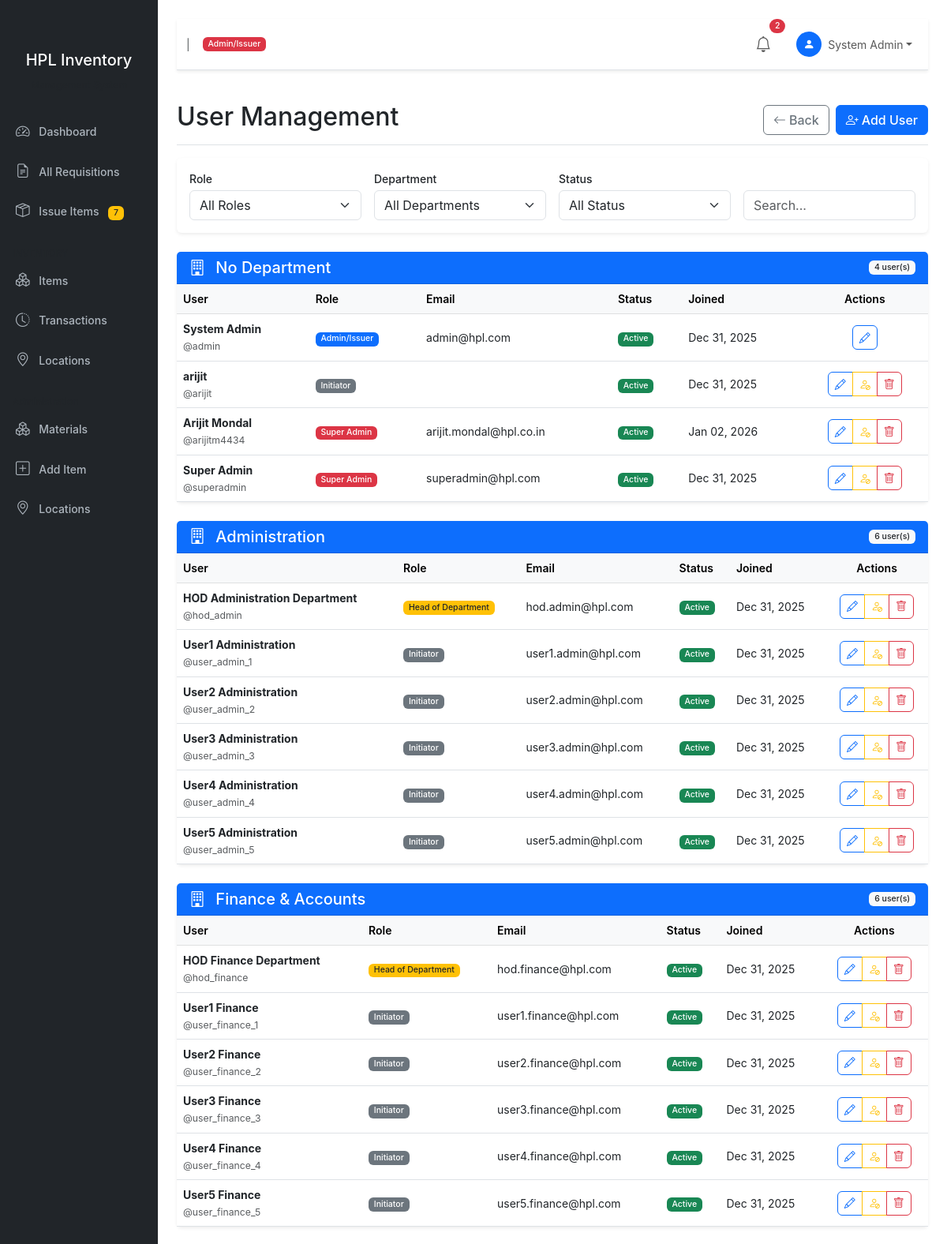
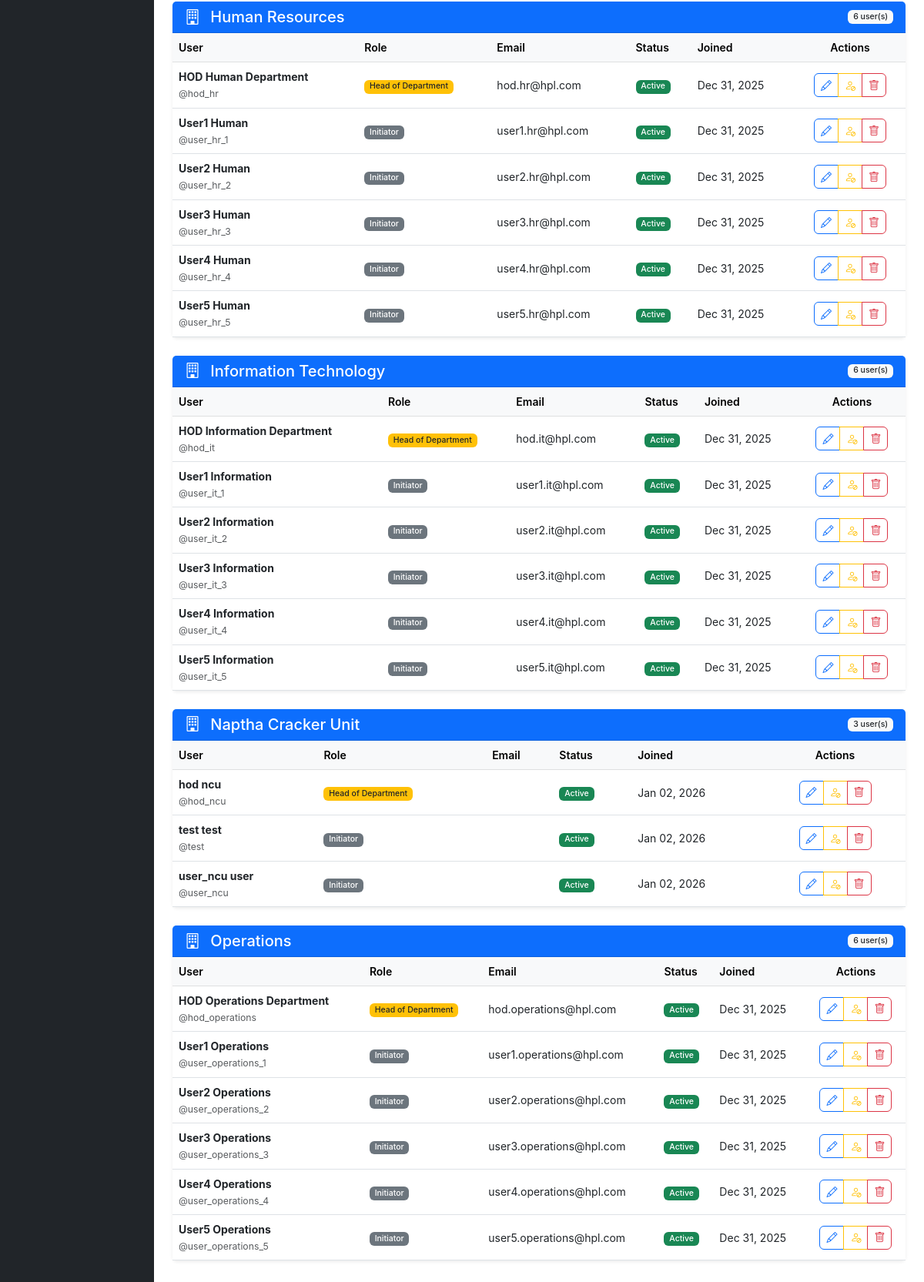
The page /super-admin/user-management/ (signed in) on the database its author committed (2 pictures, top to bottom).
### core/models.py (models this page shows, shortened)
class User(AbstractUser):
    ROLE_CHOICES = [
        ('initiator', 'Initiator'),
        ('hod', 'Head of Department'),
        ('admin', 'Admin/Issuer'),
        ('super_admin', 'Super Admin'),
    ]
    role = models.CharField(
        max_length=20,
        choices=ROLE_CHOICES,
        default='initiator',
        help_text="User role determines permissions and workflow capabilities"
    )
    department = models.ForeignKey(
        Department,
        on_delete=models.SET_NULL,
        null=True,
        blank=True,
        related_name='users',
        help_text="Department for HOD authorization scope"
    )
    employee_id = models.CharField(
        max_length=50,
        unique=True,
        blank=True,
        null=True,
        help_text="HPL Employee ID"
    )
    phone = models.CharField(max_length=20, blank=True, null=True)
    is_active = models.BooleanField(default=True)
    created_at = models.DateTimeField(auto_now_add=True)
    updated_at = models.DateTimeField(auto_now=True)
    class Meta:
        verbose_name = 'User'
        verbose_name_plural = 'Users'
        ordering = ['department', 'username']
    def get_full_name(self):
        if self.first_name and self.last_name:
            return f"{self.first_name} {self.last_name}"
        return self.username
    @property
    def is_super_admin(self):
        return self.role == 'super_admin'
    @property
    def is_hod(self):
        return self.role == 'hod'
    @property
    def is_admin(self):
        return self.role == 'admin'
    @property
    def is_initiator(self):
        return self.role == 'initiator'
    def get_pending_requisitions_count(self):
        if self.is_super_admin:
            from requisition.models import Requisition
            return Requisition.objects.filter(
                status__in=['pending_hod', 'authorized']
            ).count()
        elif self.is_hod:
            from requisition.models import Requisition
            return Requisition.objects.filter(
                status='pending_hod',
                initiator__department=self.department
            ).count()
        elif self.is_admin:
            from requisition.models import Requisition
            return Requisition.objects.filter(status='authorized').count()
        return 0

class Department(models.Model):
    name = models.CharField(max_length=100, unique=True)
    code = models.CharField(max_length=10, unique=True)
    is_active = models.BooleanField(default=True)
    created_at = models.DateTimeField(auto_now_add=True)
    updated_at = models.DateTimeField(auto_now=True)
    class Meta:
        verbose_name = 'Department'
        verbose_name_plural = 'Departments'
        ordering = ['name']

### core/views.py (the view, shortened to what this page needs)
# urls.py: path('super-admin/user-management/', views.UserManagementView.as_view(), name='user_management'),
class UserManagementView(SuperAdminRequiredMixin, ListView):
    model = User
    template_name = 'core/user_management.html'
    context_object_name = 'users'
    def get_queryset(self):
        queryset = User.objects.select_related('department').all()
        role = self.request.GET.get('role')
        if role:
            queryset = queryset.filter(role=role)
        dept = self.request.GET.get('department')
        if dept:
            queryset = queryset.filter(department_id=dept)
        status = self.request.GET.get('status')
        if status == 'active':
            queryset = queryset.filter(is_active=True)
        elif status == 'inactive':
            queryset = queryset.filter(is_active=False)
        search = self.request.GET.get('search')
        return queryset.order_by('department__name', 'role', 'username')
    def get_context_data(self, **kwargs):
        context = super().get_context_data(**kwargs)
        context['title'] = 'User Management'
        context['departments'] = Department.objects.filter(is_active=True).order_by('name')
        context['role_choices'] = [
            ('super_admin', 'Super Admin'),
            ('admin', 'Admin'),
            ('hod', 'Head of Department'),
            ('initiator', 'Initiator'),
        ]
        return context

### core/views.py (called while the page is built)
    def test_func(self):
        return self.request.user.is_super_admin or self.request.user.is_superuser

### templates/core/user_management.html (shortened to what this page needs)
{% extends 'base.html' %}
{% block content %}
<div class="d-flex justify-content-between flex-wrap flex-md-nowrap align-items-center pt-3 pb-2 mb-3 border-bottom">
    <h1 class="h2">User Management</h1>
    <div class="btn-toolbar mb-2 mb-md-0">
        <a href="{% url 'core:super_admin_dashboard' %}" class="btn btn-outline-secondary me-2">
            <i class="bi bi-arrow-left me-1"></i>Back
        </a>
        <a href="{% url 'core:super_admin_user_create' %}" class="btn btn-primary">
            <i class="bi bi-person-plus me-1"></i>Add User
        </a>
    </div>
</div>
<div class="card mb-4">
    <div class="card-body">
        <form method="get" class="row g-3">
            <div class="col-md-3">
                <label class="form-label">Role</label>
                <select name="role" class="form-select" onchange="this.form.submit()">
                    <option value="">All Roles</option>
                </select>
            </div>
            <div class="col-md-3">
                <label class="form-label">Department</label>
                <select name="department" class="form-select" onchange="this.form.submit()">
                    <option value="">All Departments</option>
                </select>
            </div>
            <div class="col-md-3">
                <label class="form-label">Status</label>
                <select name="status" class="form-select" onchange="this.form.submit()">
                    <option value="">All Status</option>
                </select>
            </div>
            <div class="col-md-3 d-flex align-items-end">
                <input type="text" name="search" class="form-control" placeholder="Search..." value="{{ request.GET.search|default:'' }}">
            </div>
        </form>
    </div>
</div>
{% regroup users by department as department_list %}
{% for department_group in department_list %}
<div class="card mb-4">
    <div class="card-header bg-primary text-white d-flex justify-content-between align-items-center">
        <h5 class="mb-0">
            <i class="bi bi-building me-2"></i>
            {% if department_group.grouper %}{{ department_group.grouper.name }}{% else %}No Department{% endif %}
        </h5>
        <span class="badge bg-light text-dark">{{ department_group.list|length }} user(s)</span>
    </div>
    <div class="card-body p-0">
        <div class="table-responsive">
            <table class="table table-hover mb-0">
                <thead class="table-light">
                    <tr>
                        <th>User</th>
                        <th>Role</th>
                        <th>Email</th>
                        <th>Status</th>
                        <th>Joined</th>
                        <th class="text-center">Actions</th>
                    </tr>
                </thead>
                <tbody>
                    {% for user in department_group.list %}
                    <tr class="{% if not user.is_active %}table-secondary{% endif %}">
                        <td>
                            <strong>{{ user.get_full_name }}</strong>
                            <br>
                            <small class="text-muted">@{{ user.username }}</small>
                        </td>
                        <td>
                            <span class="badge {% if user.role == 'super_admin' %}bg-danger{% elif user.role == 'admin' %}bg-primary{% elif user.role == 'hod' %}bg-warning text-dark{% else %}bg-secondary{% endif %}">
                                {{ user.get_role_display }}
                            </span>
                        </td>
                        <td>{{ user.email }}</td>
                        <td>
                            {% if user.is_active %}
                            <span class="badge bg-success">Active</span>
                            {% else %}
                            <span class="badge bg-danger">Inactive</span>
                            {% endif %}
                        </td>
                        <td>{{ user.created_at|date:"M d, Y" }}</td>
                        <td class="text-center">
                            <div class="btn-group btn-group-sm">
                                <a href="{% url 'core:super_admin_user_update' user.pk %}" class="btn btn-outline-primary" title="Edit">
                                    <i class="bi bi-pencil"></i>
                                </a>
                                {% if user.pk != request.user.pk %}
                                {% if user.is_active %}
                                <button type="button" class="btn btn-outline-warning" title="Deactivate"
                                        onclick="toggleUserStatus({{ user.pk }}, 'deactivate')">
                                    <i class="bi bi-person-slash"></i>
                                </button>
                                {% else %}
                                <button type="button" class="btn btn-outline-success" title="Activate"
                                        onclick="toggleUserStatus({{ user.pk }}, 'activate')">
                                    <i class="bi bi-person-check"></i>
                                </button>
                                {% endif %}
                                <button type="button" class="btn btn-outline-danger" title="Delete"
                                        onclick="confirmDelete({{ user.pk }}, '{{ user.get_full_name }}')">
                                    <i class="bi bi-trash"></i>
                                </button>
                                {% endif %}
                            </div>
                        </td>
                    </tr>
                    {% endfor %}
                </tbody>
            </table>
        </div>
    </div>
</div>
{% endfor %}
{% endblock %}

### templates/partials/navbar.html (shortened to what this page needs)
<nav class="navbar navbar-expand-lg navbar-light bg-white border-bottom mb-4">
    <div class="container-fluid">
        <div class="d-flex align-items-center">
            <span class="me-3 text-muted">|</span>
            <span class="badge {% if user.is_admin %}bg-danger{% elif user.is_hod %}bg-warning text-dark{% else %}bg-info{% endif %} me-2">
                {{ user.get_role_display }}
            </span>
        </div>
        <div class="collapse navbar-collapse justify-content-end">
            <ul class="navbar-nav align-items-center">
                <li class="nav-item dropdown me-3">
                    <a class="nav-link position-relative" href="#" role="button"
                       data-bs-toggle="dropdown" id="notificationDropdown">
                        <i class="bi bi-bell fs-5"></i>
                        <span class="position-absolute top-0 start-100 translate-middle badge rounded-pill bg-danger"
                              id="notificationBadge" style="display: none;">
                        </span>
                    </a>
                </li>
                <li class="nav-item dropdown">
                    <a class="nav-link dropdown-toggle d-flex align-items-center" href="#"
                       role="button" data-bs-toggle="dropdown">
                        <div class="bg-primary text-white rounded-circle d-flex align-items-center justify-content-center me-2"
                             style="width: 32px; height: 32px;">
                            <i class="bi bi-person-fill"></i>
                        </div>
                        <span>{{ user.get_full_name }}</span>
                    </a>
                </li>
            </ul>
        </div>
    </div>
</nav>

### static/css/style.css (style rules this page uses)
:root { --sidebar-width: 250px; --primary-color: #0d6efd; --secondary-color: #6c757d; --success-color: #198754; --warning-color: #ffc107; --danger-color: #dc3545; --info-color: #0dcaf0; }
body { font-family: -apple-system, BlinkMacSystemFont, 'Segoe UI', Roboto, 'Helvetica Neue', Arial, sans-serif; font-size: 14px; }
.card { border: none; box-shadow: 0 0.125rem 0.25rem rgba(0, 0, 0, 0.075); }
.card-header { font-weight: 600; border-bottom: 1px solid rgba(0, 0, 0, 0.125); }
.table th { font-weight: 600; border-top: none; }
.table td { vertical-align: middle; }
.form-label { font-weight: 500; margin-bottom: 0.25rem; }
.btn { font-weight: 500; border-radius: 0.375rem; }
.btn-primary { background-color: var(--primary-color); border-color: var(--primary-color); }
.badge { font-weight: 500; padding: 0.35em 0.65em; }
.navbar { box-shadow: 0 0.125rem 0.25rem rgba(0, 0, 0, 0.075); }

### rows shown on the page
User: role "Admin/Issuer", get_full_name "System Admin", username "admin", email "admin@hpl.com", is_active "Active", created_at "Dec 31, 2025"
User: get_full_name "arijit", username "arijit", role "Initiator", is_active "Active", created_at "Dec 31, 2025"
User: get_full_name "Arijit Mondal", username "arijitm4434", role "Super Admin", email "arijit.mondal@hpl.co.in", is_active "Active", created_at "Jan 02, 2026"
User: get_full_name "Super Admin", username "superadmin", role "Super Admin", email "superadmin@hpl.com", is_active "Active", created_at "Dec 31, 2025"
Department: grouper.name "Administration", list|length "6"
User: get_full_name "HOD Administration Department", username "hod_admin", role "Head of Department", email "hod.admin@hpl.com", is_active "Active", created_at "Dec 31, 2025"
User: get_full_name "User1 Administration", username "user_admin_1", role "Initiator", email "user1.admin@hpl.com", is_active "Active", created_at "Dec 31, 2025"
User: get_full_name "User2 Administration", username "user_admin_2", role "Initiator", email "user2.admin@hpl.com", is_active "Active", created_at "Dec 31, 2025"
User: get_full_name "User3 Administration", username "user_admin_3", role "Initiator", email "user3.admin@hpl.com", is_active "Active", created_at "Dec 31, 2025"
User: get_full_name "User4 Administration", username "user_admin_4", role "Initiator", email "user4.admin@hpl.com", is_active "Active", created_at "Dec 31, 2025"
User: get_full_name "User5 Administration", username "user_admin_5", role "Initiator", email "user5.admin@hpl.com", is_active "Active", created_at "Dec 31, 2025"
Department: grouper.name "Finance & Accounts", list|length "6"
User: get_full_name "HOD Finance Department", username "hod_finance", role "Head of Department", email "hod.finance@hpl.com", is_active "Active", created_at "Dec 31, 2025"
User: get_full_name "User1 Finance", username "user_finance_1", role "Initiator", email "user1.finance@hpl.com", is_active "Active", created_at "Dec 31, 2025"
User: get_full_name "User2 Finance", username "user_finance_2", role "Initiator", email "user2.finance@hpl.com", is_active "Active", created_at "Dec 31, 2025"
User: get_full_name "User3 Finance", username "user_finance_3", role "Initiator", email "user3.finance@hpl.com", is_active "Active", created_at "Dec 31, 2025"
User: get_full_name "User4 Finance", username "user_finance_4", role "Initiator", email "user4.finance@hpl.com", is_active "Active", created_at "Dec 31, 2025"
User: get_full_name "User5 Finance", username "user_finance_5", role "Initiator", email "user5.finance@hpl.com", is_active "Active", created_at "Dec 31, 2025"
Department: grouper.name "Human Resources", list|length "6"
User: get_full_name "HOD Human Department", username "hod_hr", role "Head of Department", email "hod.hr@hpl.com", is_active "Active", created_at "Dec 31, 2025"
User: get_full_name "User1 Human", username "user_hr_1", role "Initiator", email "user1.hr@hpl.com", is_active "Active", created_at "Dec 31, 2025"
User: get_full_name "User2 Human", username "user_hr_2", role "Initiator", email "user2.hr@hpl.com", is_active "Active", created_at "Dec 31, 2025"
User: get_full_name "User3 Human", username "user_hr_3", role "Initiator", email "user3.hr@hpl.com", is_active "Active", created_at "Dec 31, 2025"
User: get_full_name "User4 Human", username "user_hr_4", role "Initiator", email "user4.hr@hpl.com", is_active "Active", created_at "Dec 31, 2025"
User: get_full_name "User5 Human", username "user_hr_5", role "Initiator", email "user5.hr@hpl.com", is_active "Active", created_at "Dec 31, 2025"
Department: grouper.name "Information Technology", list|length "6"
User: get_full_name "HOD Information Department", username "hod_it", role "Head of Department", email "hod.it@hpl.com", is_active "Active", created_at "Dec 31, 2025"
User: get_full_name "User1 Information", username "user_it_1", role "Initiator", email "user1.it@hpl.com", is_active "Active", created_at "Dec 31, 2025"
User: get_full_name "User2 Information", username "user_it_2", role "Initiator", email "user2.it@hpl.com", is_active "Active", created_at "Dec 31, 2025"
User: get_full_name "User3 Information", username "user_it_3", role "Initiator", email "user3.it@hpl.com", is_active "Active", created_at "Dec 31, 2025"
User: get_full_name "User4 Information", username "user_it_4", role "Initiator", email "user4.it@hpl.com", is_active "Active", created_at "Dec 31, 2025"
User: get_full_name "User5 Information", username "user_it_5", role "Initiator", email "user5.it@hpl.com", is_active "Active", created_at "Dec 31, 2025"
Department: grouper.name "Naptha Cracker Unit", list|length "3"
User: get_full_name "hod ncu", username "hod_ncu", role "Head of Department", is_active "Active", created_at "Jan 02, 2026"
User: get_full_name "test test", username "test", role "Initiator", is_active "Active", created_at "Jan 02, 2026"
User: get_full_name "user_ncu user", username "user_ncu", role "Initiator", is_active "Active", created_at "Jan 02, 2026"
Department: grouper.name "Operations", list|length "6"
User: get_full_name "HOD Operations Department", username "hod_operations", role "Head of Department", email "hod.operations@hpl.com", is_active "Active", created_at "Dec 31, 2025"
User: get_full_name "User1 Operations", username "user_operations_1", role "Initiator", email "user1.operations@hpl.com", is_active "Active", created_at "Dec 31, 2025"
User: get_full_name "User2 Operations", username "user_operations_2", role "Initiator", email "user2.operations@hpl.com", is_active "Active", created_at "Dec 31, 2025"
User: get_full_name "User3 Operations", username "user_operations_3", role "Initiator", email "user3.operations@hpl.com", is_active "Active", created_at "Dec 31, 2025"
User: get_full_name "User4 Operations", username "user_operations_4", role "Initiator", email "user4.operations@hpl.com", is_active "Active", created_at "Dec 31, 2025"
User: get_full_name "User5 Operations", username "user_operations_5", role "Initiator", email "user5.operations@hpl.com", is_active "Active", created_at "Dec 31, 2025"

### other values the page prints
{{ pending_count }} "7"
{{ department_group.list|length }} "4"
